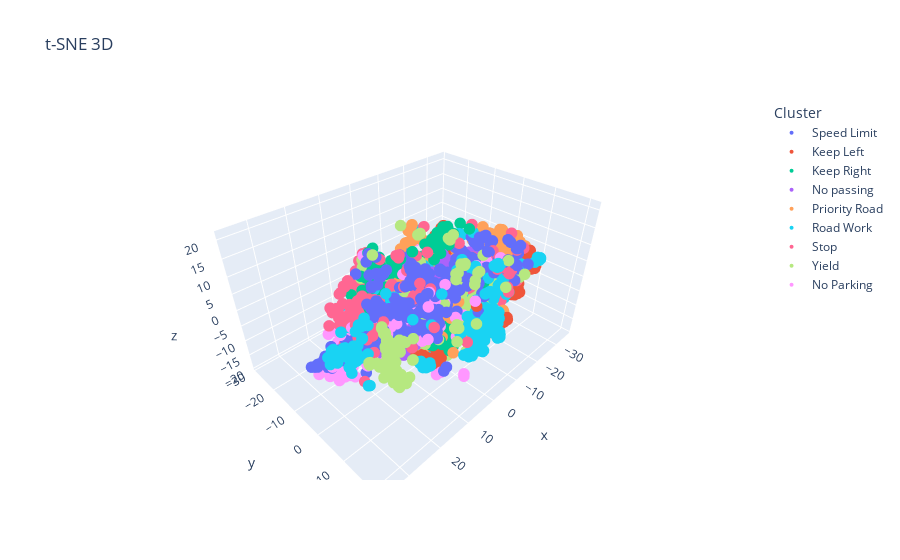

Notebook code for this chart:
### Code cell
## cluster labels

names = {
    0: 'Speed Limit',
    1: 'Keep Left',
    2: 'Keep Right',
    3: 'No passing',
    4: 'Priority Road',
    5: 'Road Work',
    6: 'Stop',
    7: 'Yield',
    8: 'No Parking'
}

name = ['Speed Limit', 'Keep Left', 'Keep Right', 'No passing', 'Priority Road', 'Road Work', 'Stop', 'Yield', 'No Parking']

y_names = []
for i in range(len(y)):
    y_names.append(names[y[i]])

## 3D scatter plot with each cluster having class name

df = pd.DataFrame({'x': x_3d[:, 0], 'y': x_3d[:, 1], 'z': x_3d[:, 2], 'label': y_names})

fig = px.scatter_3d(df, x='x', y='y', z='z', color='label', labels={'label': 'Cluster'}, title='t-SNE 3D')
fig.update_traces(marker=dict(size=4))
fig.show()

### Figure 1 — Plotly figure (JSON) as saved in the notebook; plotly's stock layout.template omitted (floating-point values rounded to 4 significant figures; data arrays with more than 128 entries replaced by an {"elided": "..."} marker saying what was removed)
{"data": [{"hovertemplate": "Cluster=Speed Limit<br>x=%{x}<br>y=%{y}<br>z=%{z}<extra></extra>", "legendgroup": "Speed Limit", "marker": {"color": "#636efa", "size": 4, "symbol": "circle"}, "mode": "markers", "name": "Speed Limit", "scene": "scene", "showlegend": true, "type": "scatter3d", "x": {"elided": "465 float values"}, "y": {"elided": "465 float values"}, "z": {"elided": "465 float values"}}, {"hovertemplate": "Cluster=Keep Left<br>x=%{x}<br>y=%{y}<br>z=%{z}<extra></extra>", "legendgroup": "Keep Left", "marker": {"color": "#EF553B", "size": 4, "symbol": "circle"}, "mode": "markers", "name": "Keep Left", "scene": "scene", "showlegend": true, "type": "scatter3d", "x": {"elided": "272 float values"}, "y": {"elided": "272 float values"}, "z": {"elided": "272 float values"}}, {"hovertemplate": "Cluster=Keep Right<br>x=%{x}<br>y=%{y}<br>z=%{z}<extra></extra>", "legendgroup": "Keep Right", "marker": {"color": "#00cc96", "size": 4, "symbol": "circle"}, "mode": "markers", "name": "Keep Right", "scene": "scene", "showlegend": true, "type": "scatter3d", "x": {"elided": "427 float values"}, "y": {"elided": "427 float values"}, "z": {"elided": "427 float values"}}, {"hovertemplate": "Cluster=No passing<br>x=%{x}<br>y=%{y}<br>z=%{z}<extra></extra>", "legendgroup": "No passing", "marker": {"color": "#ab63fa", "size": 4, "symbol": "circle"}, "mode": "markers", "name": "No passing", "scene": "scene", "showlegend": true, "type": "scatter3d", "x": {"elided": "401 float values"}, "y": {"elided": "401 float values"}, "z": {"elided": "401 float values"}}, {"hovertemplate": "Cluster=Priority Road<br>x=%{x}<br>y=%{y}<br>z=%{z}<extra></extra>", "legendgroup": "Priority Road", "marker": {"color": "#FFA15A", "size": 4, "symbol": "circle"}, "mode": "markers", "name": "Priority Road", "scene": "scene", "showlegend": true, "type": "scatter3d", "x": {"elided": "444 float values"}, "y": {"elided": "444 float values"}, "z": {"elided": "444 float values"}}, {"hovertemplate": "Cluster=Road Work<br>x=%{x}<br>y=%{y}<br>z=%{z}<extra></extra>", "legendgroup": "Road Work", "marker": {"color": "#19d3f3", "size": 4, "symbol": "circle"}, "mode": "markers", "name": "Road Work", "scene": "scene", "showlegend": true, "type": "scatter3d", "x": {"elided": "444 float values"}, "y": {"elided": "444 float values"}, "z": {"elided": "444 float values"}}, {"hovertemplate": "Cluster=Stop<br>x=%{x}<br>y=%{y}<br>z=%{z}<extra></extra>", "legendgroup": "Stop", "marker": {"color": "#FF6692", "size": 4, "symbol": "circle"}, "mode": "markers", "name": "Stop", "scene": "scene", "showlegend": true, "type": "scatter3d", "x": {"elided": "490 float values"}, "y": {"elided": "490 float values"}, "z": {"elided": "490 float values"}}, {"hovertemplate": "Cluster=Yield<br>x=%{x}<br>y=%{y}<br>z=%{z}<extra></extra>", "legendgroup": "Yield", "marker": {"color": "#B6E880", "size": 4, "symbol": "circle"}, "mode": "markers", "name": "Yield", "scene": "scene", "showlegend": true, "type": "scatter3d", "x": {"elided": "443 float values"}, "y": {"elided": "443 float values"}, "z": {"elided": "443 float values"}}, {"hovertemplate": "Cluster=No Parking<br>x=%{x}<br>y=%{y}<br>z=%{z}<extra></extra>", "legendgroup": "No Parking", "marker": {"color": "#FF97FF", "size": 4, "symbol": "circle"}, "mode": "markers", "name": "No Parking", "scene": "scene", "showlegend": true, "type": "scatter3d", "x": {"elided": "134 float values"}, "y": {"elided": "134 float values"}, "z": {"elided": "134 float values"}}], "layout": {"legend": {"title": {"text": "Cluster"}, "tracegroupgap": 0}, "scene": {"domain": {"x": [0, 1], "y": [0, 1]}, "xaxis": {"title": {"text": "x"}}, "yaxis": {"title": {"text": "y"}}, "zaxis": {"title": {"text": "z"}}}, "title": {"text": "t-SNE 3D"}}}
